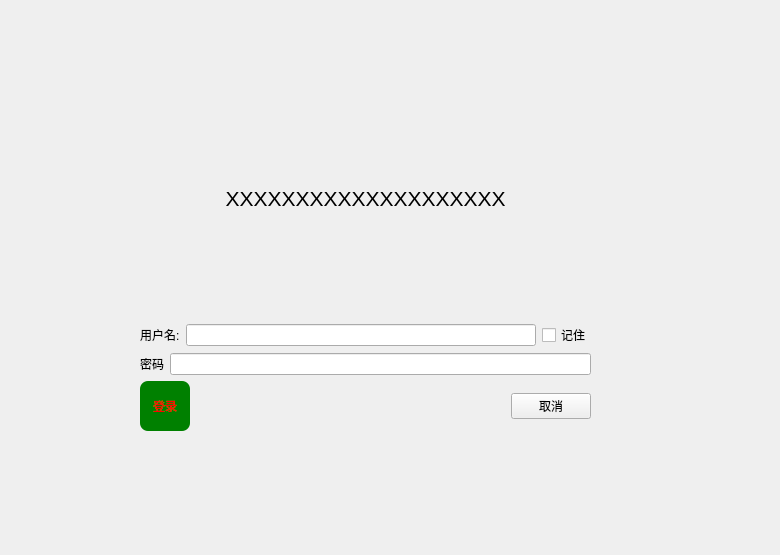
<?xml version="1.0" encoding="UTF-8"?>
<ui version="4.0">
 <class>LoginWidget</class>
 <widget class="QWidget" name="LoginWidget">
  <property name="geometry">
   <rect>
    <x>0</x>
    <y>0</y>
    <width>780</width>
    <height>555</height>
   </rect>
  </property>
  <property name="windowTitle">
   <string>Form</string>
  </property>
  <widget class="QWidget" name="layoutWidget">
   <property name="geometry">
    <rect>
     <x>140</x>
     <y>80</y>
     <width>451</width>
     <height>351</height>
    </rect>
   </property>
   <layout class="QVBoxLayout" name="verticalLayout_2">
    <item>
     <widget class="QLabel" name="label">
      <property name="text">
       <string>&lt;html&gt;&lt;head/&gt;&lt;body&gt;&lt;p align=&quot;center&quot;&gt;&lt;span style=&quot; font-size:16pt;&quot;&gt;XXXXXXXXXXXXXXXXXXXX&lt;/span&gt;&lt;/p&gt;&lt;/body&gt;&lt;/html&gt;</string>
      </property>
     </widget>
    </item>
    <item>
     <layout class="QVBoxLayout" name="verticalLayout">
      <item>
       <layout class="QHBoxLayout" name="horizontalLayout">
        <item>
         <widget class="QLabel" name="label_2">
          <property name="text">
           <string>用户名:</string>
          </property>
         </widget>
        </item>
        <item>
         <widget class="QLineEdit" name="lineEdit"/>
        </item>
        <item>
         <widget class="QCheckBox" name="checkBox">
          <property name="text">
           <string>记住</string>
          </property>
         </widget>
        </item>
       </layout>
      </item>
      <item>
       <layout class="QHBoxLayout" name="horizontalLayout_2">
        <item>
         <widget class="QLabel" name="label_3">
          <property name="text">
           <string>密码</string>
          </property>
         </widget>
        </item>
        <item>
         <widget class="QLineEdit" name="lineEdit_2"/>
        </item>
       </layout>
      </item>
     </layout>
    </item>
    <item>
     <layout class="QHBoxLayout" name="horizontalLayout_3">
      <item>
       <widget class="QPushButton" name="loginBtn">
        <property name="styleSheet">
         <string notr="true">QPushButton{
width: 50px;
height: 50px;
border-radius:8px;
background: green;
color: red;
}</string>
        </property>
        <property name="text">
         <string>登录</string>
        </property>
       </widget>
      </item>
      <item>
       <spacer name="horizontalSpacer">
        <property name="orientation">
         <enum>Qt::Horizontal</enum>
        </property>
        <property name="sizeHint" stdset="0">
         <size>
          <width>40</width>
          <height>20</height>
         </size>
        </property>
       </spacer>
      </item>
      <item>
       <widget class="QPushButton" name="pushButton_2">
        <property name="text">
         <string>取消</string>
        </property>
       </widget>
      </item>
     </layout>
    </item>
   </layout>
  </widget>
 </widget>
 <resources/>
 <connections/>
</ui>
